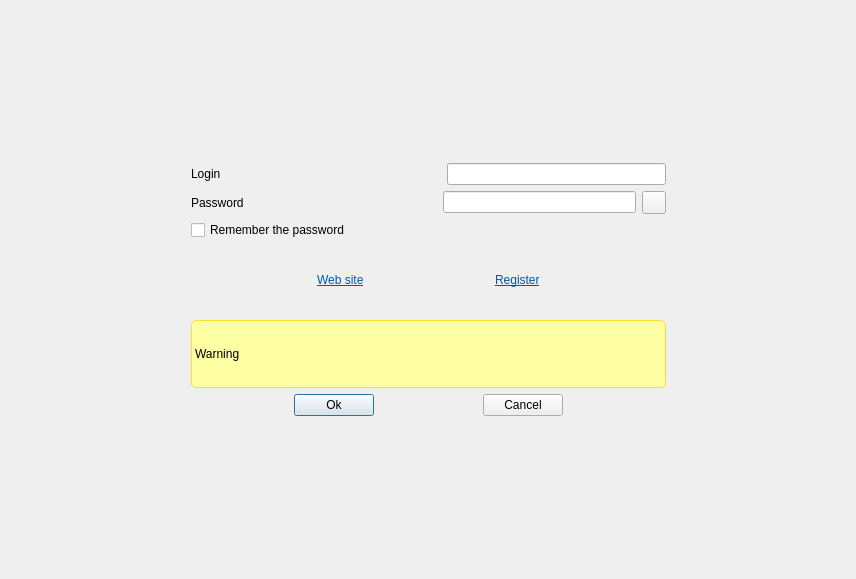
<?xml version="1.0" encoding="UTF-8"?>
<ui version="4.0">
 <class>Login</class>
 <widget class="QDialog" name="Login">
  <property name="geometry">
   <rect>
    <x>0</x>
    <y>0</y>
    <width>856</width>
    <height>579</height>
   </rect>
  </property>
  <property name="windowTitle">
   <string>Form</string>
  </property>
  <layout class="QVBoxLayout" name="verticalLayout_2">
   <item>
    <spacer name="verticalSpacer">
     <property name="orientation">
      <enum>Qt::Vertical</enum>
     </property>
     <property name="sizeHint" stdset="0">
      <size>
       <width>20</width>
       <height>191</height>
      </size>
     </property>
    </spacer>
   </item>
   <item>
    <layout class="QHBoxLayout" name="horizontalLayout_5">
     <item>
      <spacer name="horizontalSpacer_9">
       <property name="orientation">
        <enum>Qt::Horizontal</enum>
       </property>
       <property name="sizeHint" stdset="0">
        <size>
         <width>40</width>
         <height>20</height>
        </size>
       </property>
      </spacer>
     </item>
     <item>
      <widget class="QWidget" name="widget" native="true">
       <property name="minimumSize">
        <size>
         <width>493</width>
         <height>271</height>
        </size>
       </property>
       <property name="maximumSize">
        <size>
         <width>493</width>
         <height>271</height>
        </size>
       </property>
       <property name="styleSheet">
        <string notr="true">#widget{background-image: url(:/CC/images/interface/message.png) 0 0 0 0 stretch stretch;}</string>
       </property>
       <layout class="QVBoxLayout" name="verticalLayout">
        <item>
         <layout class="QHBoxLayout" name="horizontalLayout_3">
          <item>
           <widget class="QLabel" name="label">
            <property name="text">
             <string>Login</string>
            </property>
           </widget>
          </item>
          <item>
           <spacer name="horizontalSpacer">
            <property name="orientation">
             <enum>Qt::Horizontal</enum>
            </property>
            <property name="sizeHint" stdset="0">
             <size>
              <width>40</width>
              <height>20</height>
             </size>
            </property>
           </spacer>
          </item>
          <item>
           <widget class="QLineEdit" name="lineEditLogin"/>
          </item>
         </layout>
        </item>
        <item>
         <layout class="QHBoxLayout" name="horizontalLayout_4">
          <item>
           <widget class="QLabel" name="label_2">
            <property name="text">
             <string>Password</string>
            </property>
           </widget>
          </item>
          <item>
           <spacer name="horizontalSpacer_2">
            <property name="orientation">
             <enum>Qt::Horizontal</enum>
            </property>
            <property name="sizeHint" stdset="0">
             <size>
              <width>40</width>
              <height>20</height>
             </size>
            </property>
           </spacer>
          </item>
          <item>
           <widget class="QLineEdit" name="lineEditPass">
            <property name="echoMode">
             <enum>QLineEdit::Password</enum>
            </property>
           </widget>
          </item>
          <item>
           <widget class="QToolButton" name="toolButton">
            <property name="icon">
             <iconset resource="../resources/client-resources-multi.qrc">
              <normaloff>:/images/multi/showpassword.png</normaloff>:/images/multi/showpassword.png</iconset>
            </property>
            <property name="checkable">
             <bool>true</bool>
            </property>
           </widget>
          </item>
         </layout>
        </item>
        <item>
         <widget class="QCheckBox" name="checkBoxRememberPassword">
          <property name="text">
           <string>Remember the password</string>
          </property>
         </widget>
        </item>
        <item>
         <layout class="QHBoxLayout" name="horizontalLayout_2">
          <item>
           <spacer name="horizontalSpacer_4">
            <property name="orientation">
             <enum>Qt::Horizontal</enum>
            </property>
            <property name="sizeHint" stdset="0">
             <size>
              <width>40</width>
              <height>20</height>
             </size>
            </property>
           </spacer>
          </item>
          <item>
           <widget class="QLabel" name="label_3">
            <property name="text">
             <string>&lt;a href=&quot;http://catchchallenger.first-world.info/&quot;&gt;&lt;span style=&quot;text-decoration:underline;color:#0057ae;&quot;&gt;Web site&lt;/span&gt;&lt;/a&gt;</string>
            </property>
           </widget>
          </item>
          <item>
           <spacer name="horizontalSpacer_3">
            <property name="orientation">
             <enum>Qt::Horizontal</enum>
            </property>
            <property name="sizeHint" stdset="0">
             <size>
              <width>40</width>
              <height>20</height>
             </size>
            </property>
           </spacer>
          </item>
          <item>
           <widget class="QLabel" name="label_4">
            <property name="text">
             <string>&lt;a href=&quot;http://catchchallenger.first-world.info/register.html&quot;&gt;&lt;span style=&quot;text-decoration:underline;color:#0057ae;&quot;&gt;Register&lt;/span&gt;&lt;/a&gt;</string>
            </property>
           </widget>
          </item>
          <item>
           <spacer name="horizontalSpacer_5">
            <property name="orientation">
             <enum>Qt::Horizontal</enum>
            </property>
            <property name="sizeHint" stdset="0">
             <size>
              <width>40</width>
              <height>20</height>
             </size>
            </property>
           </spacer>
          </item>
         </layout>
        </item>
        <item>
         <widget class="QLabel" name="warning">
          <property name="styleSheet">
           <string notr="true">background-color: rgb(255, 255, 163);
border: 1px solid rgb(255, 221, 50);
border-radius:5px;
color: rgb(0, 0, 0);</string>
          </property>
          <property name="text">
           <string notr="true">Warning</string>
          </property>
         </widget>
        </item>
        <item>
         <layout class="QHBoxLayout" name="horizontalLayout">
          <item>
           <spacer name="horizontalSpacer_6">
            <property name="orientation">
             <enum>Qt::Horizontal</enum>
            </property>
            <property name="sizeHint" stdset="0">
             <size>
              <width>40</width>
              <height>20</height>
             </size>
            </property>
           </spacer>
          </item>
          <item>
           <widget class="QPushButton" name="pushButtonTryLogin">
            <property name="text">
             <string>Ok</string>
            </property>
           </widget>
          </item>
          <item>
           <spacer name="horizontalSpacer_7">
            <property name="orientation">
             <enum>Qt::Horizontal</enum>
            </property>
            <property name="sizeHint" stdset="0">
             <size>
              <width>40</width>
              <height>20</height>
             </size>
            </property>
           </spacer>
          </item>
          <item>
           <widget class="QPushButton" name="cancel">
            <property name="text">
             <string>Cancel</string>
            </property>
           </widget>
          </item>
          <item>
           <spacer name="horizontalSpacer_8">
            <property name="orientation">
             <enum>Qt::Horizontal</enum>
            </property>
            <property name="sizeHint" stdset="0">
             <size>
              <width>40</width>
              <height>20</height>
             </size>
            </property>
           </spacer>
          </item>
         </layout>
        </item>
       </layout>
      </widget>
     </item>
     <item>
      <spacer name="horizontalSpacer_10">
       <property name="orientation">
        <enum>Qt::Horizontal</enum>
       </property>
       <property name="sizeHint" stdset="0">
        <size>
         <width>40</width>
         <height>20</height>
        </size>
       </property>
      </spacer>
     </item>
    </layout>
   </item>
   <item>
    <spacer name="verticalSpacer_2">
     <property name="orientation">
      <enum>Qt::Vertical</enum>
     </property>
     <property name="sizeHint" stdset="0">
      <size>
       <width>20</width>
       <height>190</height>
      </size>
     </property>
    </spacer>
   </item>
  </layout>
 </widget>
 <resources>
  <include location="../resources/client-resources-multi.qrc"/>
 </resources>
 <connections/>
</ui>
